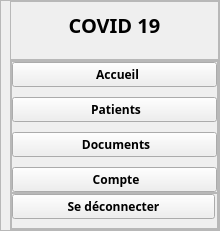
     <widget class="QWidget" name="leftMenu" native="true">
      <property name="sizePolicy">
       <sizepolicy hsizetype="Preferred" vsizetype="Expanding">
        <horstretch>0</horstretch>
        <verstretch>0</verstretch>
       </sizepolicy>
      </property>
      <property name="minimumSize">
       <size>
        <width>220</width>
        <height>0</height>
       </size>
      </property>
      <property name="maximumSize">
       <size>
        <width>220</width>
        <height>16777215</height>
       </size>
      </property>
      <layout class="QVBoxLayout" name="verticalLayout_6">
       <property name="spacing">
        <number>6</number>
       </property>
       <property name="leftMargin">
        <number>0</number>
       </property>
       <property name="topMargin">
        <number>0</number>
       </property>
       <property name="rightMargin">
        <number>0</number>
       </property>
       <property name="bottomMargin">
        <number>0</number>
       </property>
       <item>
        <widget class="QFrame" name="leftMenuFrame">
         <property name="sizePolicy">
          <sizepolicy hsizetype="Preferred" vsizetype="Expanding">
           <horstretch>0</horstretch>
           <verstretch>0</verstretch>
          </sizepolicy>
         </property>
         <property name="frameShape">
          <enum>QFrame::StyledPanel</enum>
         </property>
         <property name="frameShadow">
          <enum>QFrame::Raised</enum>
         </property>
         <layout class="QVBoxLayout" name="verticalLayout_7">
          <property name="spacing">
           <number>0</number>
          </property>
          <property name="leftMargin">
           <number>9</number>
          </property>
          <property name="topMargin">
           <number>0</number>
          </property>
          <property name="rightMargin">
           <number>0</number>
          </property>
          <property name="bottomMargin">
           <number>0</number>
          </property>
          <item>
           <widget class="QFrame" name="frame_2">
            <property name="frameShape">
             <enum>QFrame::StyledPanel</enum>
            </property>
            <property name="frameShadow">
             <enum>QFrame::Raised</enum>
            </property>
            <layout class="QHBoxLayout" name="horizontalLayout_8">
             <property name="bottomMargin">
              <number>20</number>
             </property>
             <item>
              <widget class="QLabel" name="logoLbl">
               <property name="font">
                <font>
                 <family>Noto Sans</family>
                 <pointsize>15</pointsize>
                 <weight>75</weight>
                 <bold>true</bold>
                </font>
               </property>
               <property name="text">
                <string>COVID 19</string>
               </property>
               <property name="alignment">
                <set>Qt::AlignCenter</set>
               </property>
              </widget>
             </item>
            </layout>
           </widget>
          </item>
          <item>
           <widget class="QFrame" name="frame_3">
            <property name="sizePolicy">
             <sizepolicy hsizetype="Preferred" vsizetype="Expanding">
              <horstretch>0</horstretch>
              <verstretch>0</verstretch>
             </sizepolicy>
            </property>
            <property name="frameShape">
             <enum>QFrame::StyledPanel</enum>
            </property>
            <property name="frameShadow">
             <enum>QFrame::Raised</enum>
            </property>
            <layout class="QVBoxLayout" name="verticalLayout_9">
             <property name="spacing">
              <number>0</number>
             </property>
             <property name="leftMargin">
              <number>0</number>
             </property>
             <property name="topMargin">
              <number>0</number>
             </property>
             <property name="rightMargin">
              <number>0</number>
             </property>
             <property name="bottomMargin">
              <number>0</number>
             </property>
             <item alignment="Qt::AlignTop">
              <widget class="QFrame" name="leftBtnFrame">
               <property name="sizePolicy">
                <sizepolicy hsizetype="Preferred" vsizetype="Expanding">
                 <horstretch>0</horstretch>
                 <verstretch>0</verstretch>
                </sizepolicy>
               </property>
               <property name="frameShape">
                <enum>QFrame::StyledPanel</enum>
               </property>
               <property name="frameShadow">
                <enum>QFrame::Raised</enum>
               </property>
               <layout class="QVBoxLayout" name="verticalLayout_8">
                <property name="spacing">
                 <number>10</number>
                </property>
                <property name="leftMargin">
                 <number>0</number>
                </property>
                <property name="topMargin">
                 <number>0</number>
                </property>
                <property name="rightMargin">
                 <number>0</number>
                </property>
                <property name="bottomMargin">
                 <number>0</number>
                </property>
                <item>
                 <widget class="QPushButton" name="homeBtn">
                  <property name="font">
                   <font>
                    <family>Noto Sans</family>
                    <weight>75</weight>
                    <bold>true</bold>
                   </font>
                  </property>
                  <property name="cursor">
                   <cursorShape>PointingHandCursor</cursorShape>
                  </property>
                  <property name="text">
                   <string>  Accueil</string>
                  </property>
                  <property name="icon">
                   <iconset resource="../resource.qrc">
                    <normaloff>:/icons/icons/others/home-removebg-preview.png</normaloff>:/icons/icons/others/home-removebg-preview.png</iconset>
                  </property>
                  <property name="iconSize">
                   <size>
                    <width>50</width>
                    <height>50</height>
                   </size>
                  </property>
                 </widget>
                </item>
                <item>
                 <widget class="QPushButton" name="consultingBtn">
                  <property name="font">
                   <font>
                    <family>Noto Sans</family>
                    <weight>75</weight>
                    <bold>true</bold>
                   </font>
                  </property>
                  <property name="cursor">
                   <cursorShape>PointingHandCursor</cursorShape>
                  </property>
                  <property name="text">
                   <string> Patients</string>
                  </property>
                  <property name="icon">
                   <iconset resource="../resource.qrc">
                    <normaloff>:/icons/icons/others/patient.png</normaloff>:/icons/icons/others/patient.png</iconset>
                  </property>
                  <property name="iconSize">
                   <size>
                    <width>50</width>
                    <height>50</height>
                   </size>
                  </property>
                 </widget>
                </item>
                <item>
                 <widget class="QPushButton" name="documentsBtn">
                  <property name="font">
                   <font>
                    <family>Noto Sans</family>
                    <weight>75</weight>
                    <bold>true</bold>
                   </font>
                  </property>
                  <property name="cursor">
                   <cursorShape>PointingHandCursor</cursorShape>
                  </property>
                  <property name="text">
                   <string> Documents</string>
                  </property>
                  <property name="icon">
                   <iconset resource="../resource.qrc">
                    <normaloff>:/icons/icons/others/briefcase2_document.png</normaloff>:/icons/icons/others/briefcase2_document.png</iconset>
                  </property>
                  <property name="iconSize">
                   <size>
                    <width>50</width>
                    <height>50</height>
                   </size>
                  </property>
                 </widget>
                </item>
                <item>
                 <widget class="QPushButton" name="accountLeftBtn">
                  <property name="font">
                   <font>
                    <family>Noto Sans</family>
                    <weight>75</weight>
                    <bold>true</bold>
                   </font>
                  </property>
                  <property name="cursor">
                   <cursorShape>PointingHandCursor</cursorShape>
                  </property>
                  <property name="text">
                   <string> Compte</string>
                  </property>
                  <property name="icon">
                   <iconset resource="../resource.qrc">
                    <normaloff>:/icons/icons/others/user_edit-removebg-preview.png</normaloff>:/icons/icons/others/user_edit-removebg-preview.png</iconset>
                  </property>
                  <property name="iconSize">
                   <size>
                    <width>50</width>
                    <height>50</height>
                   </size>
                  </property>
                 </widget>
                </item>
               </layout>
              </widget>
             </item>
             <item alignment="Qt::AlignBottom">
              <widget class="QFrame" name="logoutFrame">
               <property name="frameShape">
                <enum>QFrame::StyledPanel</enum>
               </property>
               <property name="frameShadow">
                <enum>QFrame::Raised</enum>
               </property>
               <layout class="QVBoxLayout" name="verticalLayout_10">
                <property name="spacing">
                 <number>10</number>
                </property>
                <property name="leftMargin">
                 <number>0</number>
                </property>
                <property name="topMargin">
                 <number>0</number>
                </property>
                <property name="rightMargin">
                 <number>2</number>
                </property>
                <property name="bottomMargin">
                 <number>9</number>
                </property>
                <item>
                 <widget class="QPushButton" name="logoutBtn">
                  <property name="font">
                   <font>
                    <family>Noto Sans</family>
                    <weight>75</weight>
                    <bold>true</bold>
                   </font>
                  </property>
                  <property name="cursor">
                   <cursorShape>PointingHandCursor</cursorShape>
                  </property>
                  <property name="text">
                   <string>Se déconnecter</string>
                  </property>
                  <property name="icon">
                   <iconset resource="../resource.qrc">
                    <normaloff>:/icons/icons/others/exit-removebg-preview.png</normaloff>:/icons/icons/others/exit-removebg-preview.png</iconset>
                  </property>
                  <property name="iconSize">
                   <size>
                    <width>50</width>
                    <height>50</height>
                   </size>
                  </property>
                  <property name="checkable">
                   <bool>false</bool>
                  </property>
                  <property name="checked">
                   <bool>false</bool>
                  </property>
                 </widget>
                </item>
               </layout>
              </widget>
             </item>
            </layout>
           </widget>
          </item>
         </layout>
        </widget>
       </item>
      </layout>
     </widget>
